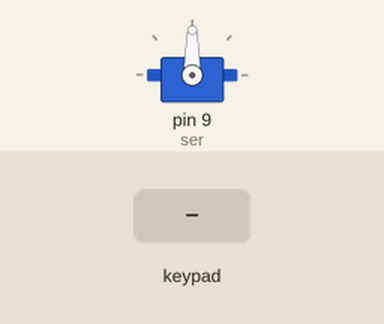
Recording of a sketch running on a simulated Arduino Mega 2560, built with avr-gcc and run on an emulated ATmega2560. Parts: servo. The inputs (shaded band) are chosen by the test bench. What the sketch prints to the serial monitor is not drawn.

Above: at 1.2 s.
1.3 s: keypad keys 3 1 3 3 3 5 3 7 = pressed 0.4 s apart
At 5.2 s:
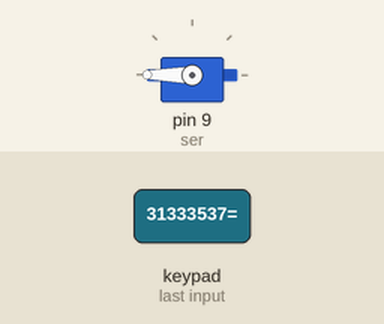
6.4 s: key '=' pressed
At 6.7 s:
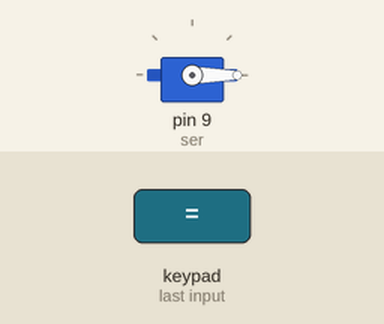
7.9 s: keypad keys 7 + 5 = pressed 0.4 s apart
At 10.0 s:
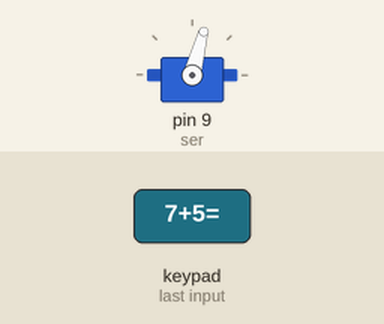
Timing chart, 0 to 11.5 s (numbered marks = the images above; inputs shaded):
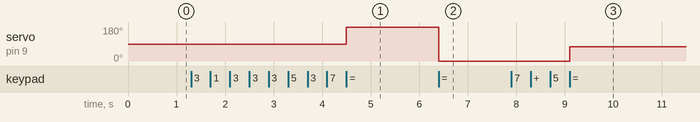

Measured:
- after the input at 1.3 s, servo on pin 9 (ser): 90° → 180° after 3.2 s
- after the input at 6.4 s, servo on pin 9 (ser): 180° → 0° at once
- after the input at 7.9 s, servo on pin 9 (ser): 0° → 75° after 1.2 s

The sketch:

Q2.ino
```cpp
#include <Keypad.h>
#include <Servo.h>

const byte ROWS = 4;
const byte COLS = 4;
char keys[ROWS][COLS] = {
  {'7', '8', '9', '/'},
  {'4', '5', '6', '*'},
  {'1', '2', '3', '-'},
  {'o', '0', '=', '+'}
};
byte rowPins[ROWS] = {31, 33, 35, 37};
byte colPins[COLS] = {23, 25, 27, 29};

Keypad kp = Keypad( makeKeymap(keys), rowPins, colPins, ROWS, COLS );
Servo ser;
String deg;
void setup() {
  Serial.begin(9600);
  ser.attach(9);
}

void loop() {
  char key = kp.getKey();

  if (key) {
    if (key == '=')
    {
      Serial.println();
      Serial.print(deg);
      Serial.println();
      ser.write(deg.toInt());
      deg = "";
    }
    else if (key >= '0' && key <= '9')
    {
      deg.concat(key);
      Serial.print(key);
    }
  }
}
```
